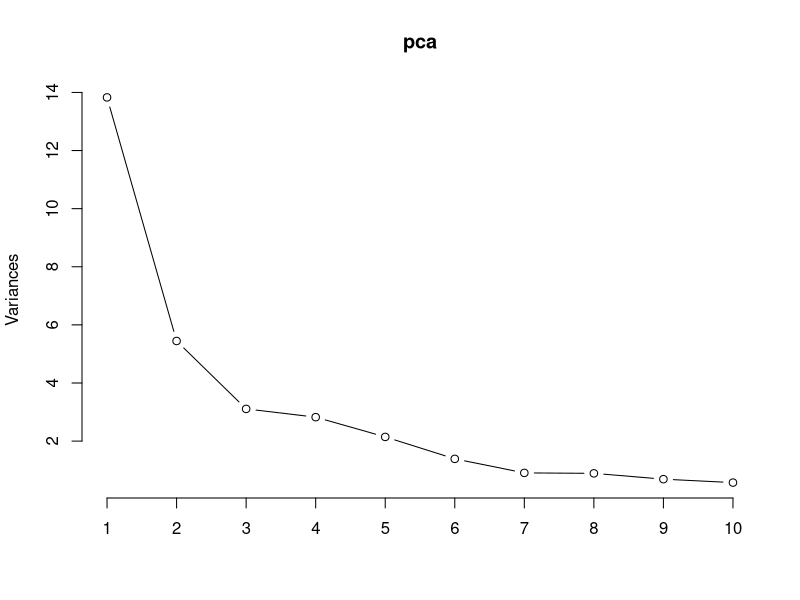
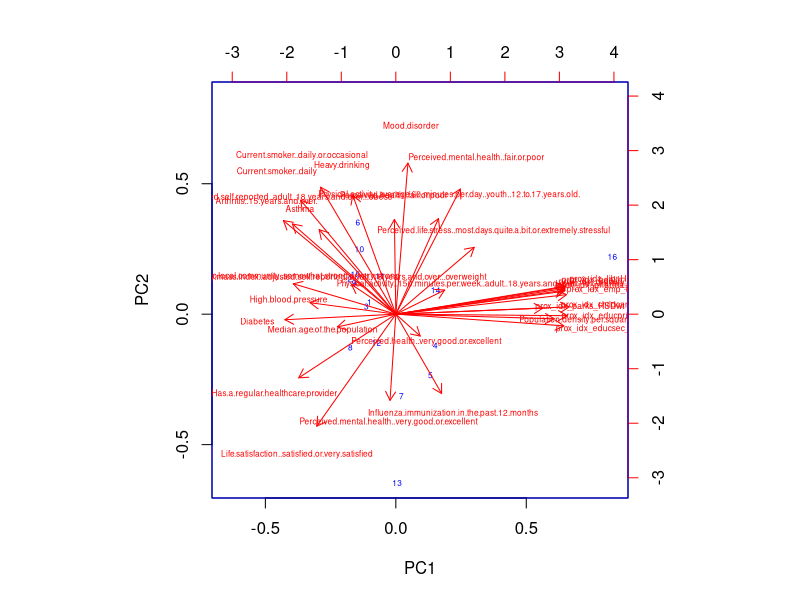

The R source for these figures, in order:
## ---- chunk 1
# Import the necessary libraries
library(skimr)
## ---- chunk 2
# Import the PHU data
df_source = read.csv(file = 'merged_data_BC_HSD.csv', stringsAsFactors = FALSE, na.strings="", header=TRUE)
colnames(df_source)
# skim(df)
# rownames(df)
# head(df)
# df[is.na(df$Chronic.obstructive.pulmonary.disease..COPD..35.years.and.over.),]
## ---- chunk 3
df <- df_source

# COPD - impute 0
# Consider imputing with a different value, neighboring HSD or based on proportion smokers
df$Chronic.obstructive.pulmonary.disease..COPD..35.years.and.over.[is.na(df$Chronic.obstructive.pulmonary.disease..COPD..35.years.and.over.)] <- 0

# Breastfeeding variables and obesity in youth - remove
# Remove other variables not needed
df <- df[,-c(1:2, 4:5, 7:8, 10:32, 43:52, 57:59, 63, 78:79)] 
# df <- df[,-c(1:2, 4:32, 43:79)] # Include just the proximity measures as predictors
# df <- df[,-c(1:2, 4:5, 32, 43:52, 56:58, 60, 63, 76, 78:79)] # Remove median prox scores

# rownames(df) <- df[,1]

# Convert percent data to proportions: 1. age group data 2. health data
# df[, c(16:34)] <- df[, c(16:34)]/100

colnames(df)
# head(df)

## ---- chunk 4
pca <- prcomp(df[,-c(1, 35)], scale = TRUE)
summary(pca)

## ---- chunk 5
# Scree plot
plot(pca, type="lines")

## ---- chunk 6
# # PCA graph using the base graphics function plot()
# plot(pca$x[,1], pca$x[,3])

# Biplot
biplot(pca, col = c("blue", "red"), cex = c(0.5,0.5))
# pca

## ---- chunk 7
# pca$x <- -pca$x
# pca$rotation <- -pca$rotation

# Extract the PCs for PCR
pcs <- pca$x[,c("PC1", "PC2", "PC3", "PC4", "PC5", "PC6")]

# Create a dataframe with reponse variable TOTAL proportion of COVID cases and explanatory variables (the PCs)
pcr_data <- as.data.frame(cbind(df_source[,"HSDPOP"], df[,"count_prop"], pcs))
head(pcr_data)

# Perform regression
phu_lm_total <- lm(V2 ~ . -V1, data = pcr_data, weights = V1)
summary(phu_lm_total)

# # Backwards Selection
# phu_lm_total <- update(phu_lm_total, .~. -PC5)
# summary(phu_lm_total)
# phu_lm_total <- update(phu_lm_total, .~. -PC3)
# summary(phu_lm_total)
# phu_lm_total <- update(phu_lm_total, .~. -PC4)
# summary(phu_lm_total)
# phu_lm_total <- update(phu_lm_total, .~. -PC6)
# summary(phu_lm_total)
# phu_lm_total <- update(phu_lm_total, .~. -PC2)
# summary(phu_lm_total)

## ---- chunk 8
pca$rotation[,c(1)]

## ---- chunk 9
loading_scores <- pca$rotation[,1]
var_scores <- abs(loading_scores)

# Rank and show the top 10 loading score by magnitude
var_scores_ranked <- sort(var_scores, decreasing = TRUE)
top_10_var <- names(var_scores_ranked[1:10])
top_10_var

pca$rotation[top_10_var, 1] 
## ---- chunk 10
# library(ggplot2)
# library(grid)
# library(RColorBrewer)
# # colnames(df_source)
# density <- df_source[, 6]
# PCbiplot <- function(PC, x="PC1", y="PC2") {
#     # PC being a prcomp object
#     data <- data.frame(obsnames=row.names(PC$x), PC$x)
#     plot <- ggplot(data, aes_string(x=x, y=y)) + geom_point(aes(colour = density), alpha=1, size=2) + scale_color_gradient(low = "blue", high = "orange red")
#     plot <- last_plot() + theme_minimal()
#     # plot <- ggplot(data, aes_string(x=x, y=y)) + geom_text(alpha=.6, size=2.5, aes(label=obsnames))
#     # plot <- plot + geom_hline(aes(0), size=.2) + geom_vline(aes(0), size=.2)
#     datapc <- data.frame(varnames=rownames(PC$rotation), PC$rotation)
#     mult <- min(
#         (max(data[,y]) - min(data[,y])/(max(datapc[,y])-min(datapc[,y]))),
#         (max(data[,x]) - min(data[,x])/(max(datapc[,x])-min(datapc[,x])))
#         )
#     datapc <- transform(datapc,
#             v1 = .7 * mult * (get(x)),
#             v2 = .7 * mult * (get(y))
#             )
#     plot <- plot + coord_equal() + geom_text(data=datapc, aes(x=v1, y=v2, label=varnames), size = 3.5, vjust=1, color="red")
#     plot <- plot + geom_segment(data=datapc, aes(x=0, y=0, xend=v1, yend=v2), arrow=arrow(length=unit(0.2,"cm")), alpha=0.75, color="red")
#     plot
# }
# 
# PCbiplot(pca)

## ---- chunk 11
# # Use ggplot2 to plot the data
# library(ggplot2)
# pca.data <- data.frame(Sample = df$ENG_LABEL, X=pca$x[,1], Y=pca$x[,2])
# pca.data
# 
# ggplot(data=pca.data, aes(x=X, y=Y, label = Sample)) +
#   geom_text() + geom_point() +
#   xlab(paste("PC1 - ", pca.var.per[1], "%", sep = "")) +
#   ylab(paste("PC2 - ", pca.var.per[2], "%", sep = "")) +
#   theme_bw() +
#   ggtitle("PCA Graph")

## ---- chunk 12
## Factor Analysis
# Extract the predictor columns
# df2_prop2 <- df2_prop[,-c(1,2,3)]
# df_med2 <- df_med[,-c(1:4, 37:48)]


# Check KMO, Bartletts which tells us if FA is appropriate
# KMO values between 0.8 and 1 indicate the sampling is adequate.
# KMO values less than 0.6 indicate the sampling is not adequate and that remedial action should be taken. Some authors put this value at 0.5, so use your own judgment for values between 0.5 and 0.6.
# KMO Values close to zero means that there are large partial correlations compared to the sum of correlations. In other words, there are widespread correlations which are a large problem for factor analysis.
library(psych)

# KMO(cor(df2_prop2))
colnames(df)
KMO(cor(df[,-c(1, 59:60)]))
# We look for MSA > 0.5
# The following variables have MSA < 0.5
# Asthma
# Body.mass.index..adjusted.self.reported..adult..18.years.and.over...overweight
# Diabetes
# Has.a.regular.healthcare.provider
# Influenza.immunization.in.the.past.12.months
# Life.satisfaction..satisfied.or.very.satisfied
# Perceived.life.stress..most.days.quite.a.bit.or.extremely.stressful
# Perceived.mental.health..fair.or.poor 
# Perceived.mental.health..very.good.or.excellent 
# Physical.activity..150.minutes.per.week..adult..18.years.and.over. 
# Physical.activity..average.60.minutes.per.day..youth..12.to.17.years.old. 
# Sense.of.belonging.to.local.community..somewhat.strong.or.very.strong
# prox_idx_grocery_med 
# prox_idx_educsec_med 
# prox_idx_lib_med 

# print(cortest.bartlett(cor(df_med2), nrow(df_med2)))
print(cortest.bartlett(cor(df[,-c(1, 59:60)]), nrow(df[,-c(1, 59:60)])))
# Bartletts test of sphericity is significant

## ---- chunk 13
# # 3d plot
# options(rgl.useNULL = TRUE)
# library(rgl)
# with(total_fa, plot3d(V1, Factor1, Factor2, type="p"))
# triangles3d(total_fa[,1], total_fa[,2], total_fa[,3])
# rglwidget()
# 
# fit <- lm(V1~., total_fa)
# surfacefn <- function(x, y) cbind(1, x, y, z) %*% coef(fit)
# persp3d(surfacefn, add = TRUE, col = "blue")
## ---- chunk 14

## ---- chunk 15

## ---- chunk 16

## ---- chunk 17

## ---- chunk 18

## ---- chunk 19

